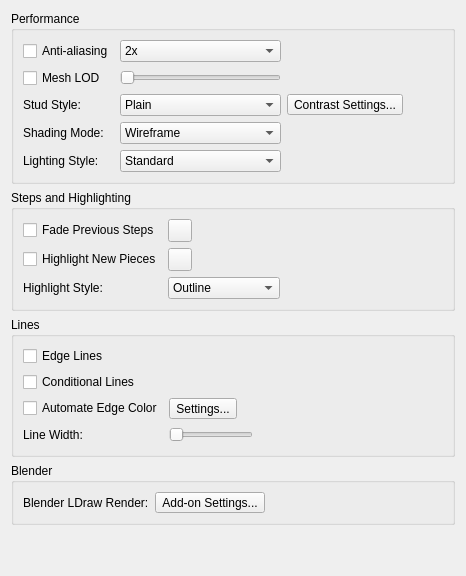
     <widget class="QWidget" name="tabRendering">
      <property name="whatsThis">
       <string>&lt;p&gt;&lt;b&gt;Rendering Preferences&lt;/b&gt;&lt;/p&gt;&lt;p&gt;Control shading, stud geometry, selection appearance, edges, and step effects. Some options are unavailable when the graphics system does not support them.&lt;/p&gt;</string>
      </property>
      <attribute name="title">
       <string>Rendering</string>
      </attribute>
      <layout class="QVBoxLayout" name="verticalLayout_8">
       <item>
        <widget class="QGroupBox" name="PerformanceGroup">
         <property name="title">
          <string>Performance</string>
         </property>
         <layout class="QGridLayout" name="PerformanceLayout">
          <item row="0" column="0">
           <widget class="QCheckBox" name="antiAliasing">
            <property name="toolTip">
             <string>Smooth jagged edges in model views; changes require restarting StudWorks.</string>
            </property>
            <property name="text">
             <string>Anti-aliasing</string>
            </property>
           </widget>
          </item>
          <item row="0" column="1">
           <widget class="QComboBox" name="antiAliasingSamples">
            <property name="accessibleName">
             <string>Antialiasing Samples</string>
            </property>
            <property name="toolTip">
             <string>Choose the antialiasing sample count; more samples can use more graphics resources.</string>
            </property>
            <item>
             <property name="text">
              <string>2x</string>
             </property>
            </item>
            <item>
             <property name="text">
              <string>4x</string>
             </property>
            </item>
            <item>
             <property name="text">
              <string>8x</string>
             </property>
            </item>
           </widget>
          </item>
          <item row="1" column="0">
           <widget class="QCheckBox" name="MeshLOD">
            <property name="toolTip">
             <string>Use simpler meshes for distant pieces to improve display performance.</string>
            </property>
            <property name="text">
             <string>Mesh LOD</string>
            </property>
           </widget>
          </item>
          <item row="1" column="1">
           <widget class="QSlider" name="MeshLODSlider">
            <property name="accessibleName">
             <string>Mesh Detail Distance</string>
            </property>
            <property name="toolTip">
             <string>Set the distance in LDraw units at which simpler piece meshes are used.</string>
            </property>
            <property name="sizePolicy">
             <sizepolicy hsizetype="Minimum" vsizetype="Fixed">
              <horstretch>0</horstretch>
              <verstretch>0</verstretch>
             </sizepolicy>
            </property>
            <property name="orientation">
             <enum>Qt::Orientation::Horizontal</enum>
            </property>
            <property name="tickPosition">
             <enum>QSlider::TickPosition::NoTicks</enum>
            </property>
           </widget>
          </item>
          <item row="1" column="2">
           <widget class="QLabel" name="MeshLODLabel">
            <property name="text">
             <string/>
            </property>
           </widget>
          </item>
          <item row="2" column="0">
           <widget class="QLabel" name="label_24">
            <property name="toolTip">
             <string>Choose stud geometry and the high contrast stud styles.</string>
            </property>
            <property name="buddy">
             <cstring>studStyleCombo</cstring>
            </property>
            <property name="text">
             <string>Stud Style:</string>
            </property>
           </widget>
          </item>
          <item row="2" column="1">
           <widget class="QComboBox" name="studStyleCombo">
            <property name="accessibleName">
             <string>Stud Style</string>
            </property>
            <property name="toolTip">
             <string>Choose stud geometry and the high contrast stud styles.</string>
            </property>
            <item>
             <property name="text">
              <string>Plain</string>
             </property>
            </item>
            <item>
             <property name="text">
              <string>Thin Lines Logo</string>
             </property>
            </item>
            <item>
             <property name="text">
              <string>Outline Logo</string>
             </property>
            </item>
            <item>
             <property name="text">
              <string>Sharp Top Logo</string>
             </property>
            </item>
            <item>
             <property name="text">
              <string>Rounded Top Logo</string>
             </property>
            </item>
            <item>
             <property name="text">
              <string>Flattened Logo</string>
             </property>
            </item>
            <item>
             <property name="text">
              <string>High Contrast</string>
             </property>
            </item>
            <item>
             <property name="text">
              <string>High Contrast with Logo</string>
             </property>
            </item>
           </widget>
          </item>
          <item row="2" column="2">
           <widget class="QToolButton" name="HighContrastButton">
            <property name="toolTip">
             <string>Configure colors and the light/dark threshold for high contrast stud styles.</string>
            </property>
            <property name="text">
             <string>Contrast Settings...</string>
            </property>
           </widget>
          </item>
          <item row="3" column="0">
           <widget class="QLabel" name="label_3">
            <property name="toolTip">
             <string>Choose how piece surfaces and edges are drawn in model views.</string>
            </property>
            <property name="buddy">
             <cstring>ShadingMode</cstring>
            </property>
            <property name="text">
             <string>Shading Mode:</string>
            </property>
           </widget>
          </item>
          <item row="3" column="1">
           <widget class="QComboBox" name="ShadingMode">
            <property name="accessibleName">
             <string>Shading Mode</string>
            </property>
            <property name="toolTip">
             <string>Choose how piece surfaces and edges are drawn in model views.</string>
            </property>
            <item>
             <property name="text">
              <string>Wireframe</string>
             </property>
            </item>
            <item>
             <property name="text">
              <string>Flat Shading</string>
             </property>
            </item>
            <item>
             <property name="text">
              <string>Default Lights</string>
             </property>
            </item>
           </widget>
          </item>
          <item row="4" column="0">
           <widget class="QLabel" name="LightingStyleLabel">
            <property name="toolTip">
             <string>Choose how the Default Lights shading mode lights pieces in every view: Standard uses one light with a soft highlight, Studio adds fill and rim lights, Matte drops the highlights and Toon uses flat cel shading bands.</string>
            </property>
            <property name="buddy">
             <cstring>LightingStyle</cstring>
            </property>
            <property name="text">
             <string>Lighting Style:</string>
            </property>
           </widget>
          </item>
          <item row="4" column="1">
           <widget class="QComboBox" name="LightingStyle">
            <property name="accessibleName">
             <string>Lighting Style</string>
            </property>
            <property name="toolTip">
             <string>Choose how the Default Lights shading mode lights pieces in every view: Standard uses one light with a soft highlight, Studio adds fill and rim lights, Matte drops the highlights and Toon uses flat cel shading bands.</string>
            </property>
            <item>
             <property name="text">
              <string>Standard</string>
             </property>
            </item>
            <item>
             <property name="text">
              <string>Studio</string>
             </property>
            </item>
            <item>
             <property name="text">
              <string>Matte</string>
             </property>
            </item>
            <item>
             <property name="text">
              <string>Toon</string>
             </property>
            </item>
           </widget>
          </item>
          <item row="0" column="3">
           <spacer name="horizontalSpacer_2">
            <property name="orientation">
             <enum>Qt::Orientation::Horizontal</enum>
            </property>
            <property name="sizeHint" stdset="0">
             <size>
              <width>40</width>
              <height>20</height>
             </size>
            </property>
           </spacer>
          </item>
         </layout>
        </widget>
       </item>
       <item>
        <widget class="QGroupBox" name="StepsGroup">
         <property name="title">
          <string>Steps and Highlighting</string>
         </property>
         <layout class="QGridLayout" name="StepsLayout">
          <item row="0" column="0">
           <widget class="QCheckBox" name="FadeSteps">
            <property name="toolTip">
             <string>Tint pieces from previous building steps with the chosen fade color.</string>
            </property>
            <property name="text">
             <string>Fade Previous Steps</string>
            </property>
           </widget>
          </item>
          <item row="0" column="1">
           <widget class="QToolButton" name="FadeStepsColor">
            <property name="accessibleName">
             <string>Previous Step Color</string>
            </property>
            <property name="toolTip">
             <string>Choose the tint used for pieces from previous steps.</string>
            </property>
            <property name="text">
             <string/>
            </property>
           </widget>
          </item>
          <item row="1" column="0">
           <widget class="QCheckBox" name="HighlightNewParts">
            <property name="toolTip">
             <string>Highlight pieces introduced in the current building step.</string>
            </property>
            <property name="text">
             <string>Highlight New Pieces</string>
            </property>
           </widget>
          </item>
          <item row="1" column="1">
           <widget class="QToolButton" name="HighlightNewPartsColor">
            <property name="accessibleName">
             <string>New Piece Highlight Color</string>
            </property>
            <property name="toolTip">
             <string>Choose the highlight color for pieces in the current step.</string>
            </property>
            <property name="text">
             <string/>
            </property>
           </widget>
          </item>
          <item row="2" column="0">
           <widget class="QLabel" name="HighlightRenderModeLabel">
            <property name="whatsThis">
             <string>&lt;p&gt;&lt;b&gt;Highlight Style&lt;/b&gt;&lt;/p&gt;&lt;p&gt;Choose how selected pieces and pieces added in the current step are highlighted in the viewport. Outline uses fading outlines in the selection, focus, or new-piece highlight color. Selected pieces also receive a faint fill over obscured portions. Tint and Edges uses tinted faces and colored edges for selection, and colored edges for new pieces.&lt;/p&gt;&lt;p&gt;New-piece highlighting requires Highlight New Pieces. Wireframe views, image exports, and systems without outline support use Tint and Edges.&lt;/p&gt;</string>
            </property>
            <property name="toolTip">
             <string>Choose how selected pieces and new pieces are highlighted in the viewport.</string>
            </property>
            <property name="text">
             <string>Highlight Style:</string>
            </property>
            <property name="buddy">
             <cstring>HighlightRenderMode</cstring>
            </property>
           </widget>
          </item>
          <item row="2" column="1">
           <widget class="QComboBox" name="HighlightRenderMode">
            <property name="accessibleName">
             <string>Highlight Style</string>
            </property>
            <property name="whatsThis">
             <string>&lt;p&gt;&lt;b&gt;Highlight Style&lt;/b&gt;&lt;/p&gt;&lt;p&gt;Choose how selected pieces and pieces added in the current step are highlighted in the viewport. Outline uses fading outlines in the selection, focus, or new-piece highlight color. Selected pieces also receive a faint fill over obscured portions. Tint and Edges uses tinted faces and colored edges for selection, and colored edges for new pieces.&lt;/p&gt;&lt;p&gt;New-piece highlighting requires Highlight New Pieces. Wireframe views, image exports, and systems without outline support use Tint and Edges.&lt;/p&gt;</string>
            </property>
            <property name="toolTip">
             <string>Choose how selected pieces and new pieces are highlighted in the viewport.</string>
            </property>
            <item>
             <property name="text">
              <string>Outline</string>
             </property>
            </item>
            <item>
             <property name="text">
              <string>Tint and Edges</string>
             </property>
            </item>
           </widget>
          </item>
          <item row="0" column="3">
           <spacer name="StepsSpacer">
            <property name="orientation">
             <enum>Qt::Orientation::Horizontal</enum>
            </property>
            <property name="sizeHint" stdset="0">
             <size>
              <width>40</width>
              <height>20</height>
             </size>
            </property>
           </spacer>
          </item>
         </layout>
        </widget>
       </item>
       <item>
        <widget class="QGroupBox" name="groupBox_8">
         <property name="title">
          <string>Lines</string>
         </property>
         <layout class="QGridLayout" name="gridLayout_5">
          <item row="3" column="2">
           <widget class="QLabel" name="LineWidthLabel">
            <property name="text">
             <string/>
            </property>
           </widget>
          </item>
          <item row="1" column="0">
           <widget class="QCheckBox" name="ConditionalLinesCheckBox">
            <property name="toolTip">
             <string>Draw conditional lines where needed to show curved piece surfaces.</string>
            </property>
            <property name="text">
             <string>Conditional Lines</string>
            </property>
           </widget>
          </item>
          <item row="3" column="3">
           <spacer name="horizontalSpacer_9">
            <property name="orientation">
             <enum>Qt::Orientation::Horizontal</enum>
            </property>
            <property name="sizeHint" stdset="0">
             <size>
              <width>40</width>
              <height>20</height>
             </size>
            </property>
           </spacer>
          </item>
          <item row="3" column="0">
           <widget class="QLabel" name="label_26">
            <property name="toolTip">
             <string>Set edge-line width within the range supported by the graphics system.</string>
            </property>
            <property name="buddy">
             <cstring>LineWidthSlider</cstring>
            </property>
            <property name="text">
             <string>Line Width:</string>
            </property>
           </widget>
          </item>
          <item row="3" column="1">
           <widget class="QSlider" name="LineWidthSlider">
            <property name="accessibleName">
             <string>Line Width</string>
            </property>
            <property name="toolTip">
             <string>Set edge-line width within the range supported by the graphics system.</string>
            </property>
            <property name="sizePolicy">
             <sizepolicy hsizetype="Minimum" vsizetype="Fixed">
              <horstretch>0</horstretch>
              <verstretch>0</verstretch>
             </sizepolicy>
            </property>
            <property name="orientation">
             <enum>Qt::Orientation::Horizontal</enum>
            </property>
            <property name="tickPosition">
             <enum>QSlider::TickPosition::NoTicks</enum>
            </property>
           </widget>
          </item>
          <item row="0" column="0">
           <widget class="QCheckBox" name="edgeLines">
            <property name="toolTip">
             <string>Draw the edge lines defined by each piece.</string>
            </property>
            <property name="text">
             <string>Edge Lines</string>
            </property>
           </widget>
          </item>
          <item row="2" column="0">
           <widget class="QCheckBox" name="AutomateEdgeColor">
            <property name="toolTip">
             <string>Calculate edge colors from piece colors instead of using their defined edge colors.</string>
            </property>
            <property name="text">
             <string>Automate Edge Color</string>
            </property>
           </widget>
          </item>
          <item row="2" column="1">
           <widget class="QToolButton" name="AutomateEdgeColorButton">
            <property name="toolTip">
             <string>Configure the contrast and saturation used for automated edge colors.</string>
            </property>
            <property name="text">
             <string>Settings...</string>
            </property>
           </widget>
          </item>
         </layout>
        </widget>
       </item>
       <item>
        <widget class="QGroupBox" name="BlenderGroup">
         <property name="title">
          <string>Blender</string>
         </property>
         <layout class="QGridLayout" name="BlenderLayout">
          <item row="0" column="0">
           <widget class="QLabel" name="label_39">
            <property name="whatsThis">
             <string>&lt;p&gt;&lt;b&gt;Blender Add-on Settings&lt;/b&gt;&lt;/p&gt;&lt;p&gt;Open the separate Blender configuration dialog. Its Apply action saves its settings independently of Preferences, and choosing an executable or importer can configure Blender immediately.&lt;/p&gt;</string>
            </property>
            <property name="toolTip">
             <string>Configure Blender and its LDraw import and render add-ons.</string>
            </property>
            <property name="buddy">
             <cstring>BlenderAddonSettingsButton</cstring>
            </property>
            <property name="text">
             <string>Blender LDraw Render:</string>
            </property>
           </widget>
          </item>
          <item row="0" column="1">
           <widget class="QToolButton" name="BlenderAddonSettingsButton">
            <property name="accessibleName">
             <string>Blender LDraw Render</string>
            </property>
            <property name="whatsThis">
             <string>&lt;p&gt;&lt;b&gt;Blender Add-on Settings&lt;/b&gt;&lt;/p&gt;&lt;p&gt;Open the separate Blender configuration dialog. Its Apply action saves its settings independently of Preferences, and choosing an executable or importer can configure Blender immediately.&lt;/p&gt;</string>
            </property>
            <property name="toolTip">
             <string>Configure Blender and its LDraw import and render add-ons.</string>
            </property>
            <property name="text">
             <string>Add-on Settings...</string>
            </property>
           </widget>
          </item>
          <item row="0" column="3">
           <spacer name="BlenderSpacer">
            <property name="orientation">
             <enum>Qt::Orientation::Horizontal</enum>
            </property>
            <property name="sizeHint" stdset="0">
             <size>
              <width>40</width>
              <height>20</height>
             </size>
            </property>
           </spacer>
          </item>
         </layout>
        </widget>
       </item>
       <item>
        <spacer name="verticalSpacer">
         <property name="orientation">
          <enum>Qt::Orientation::Vertical</enum>
         </property>
         <property name="sizeHint" stdset="0">
          <size>
           <width>20</width>
           <height>40</height>
          </size>
         </property>
        </spacer>
       </item>
      </layout>
     </widget>
